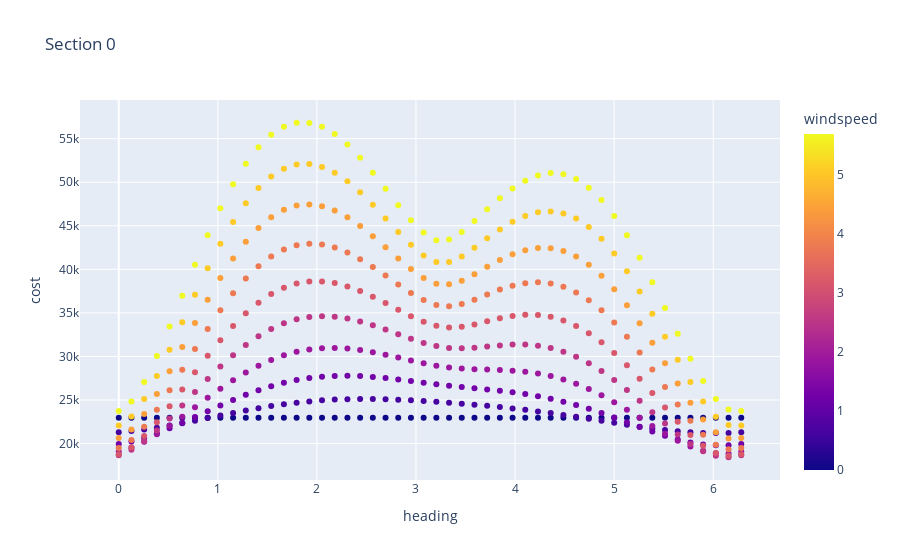
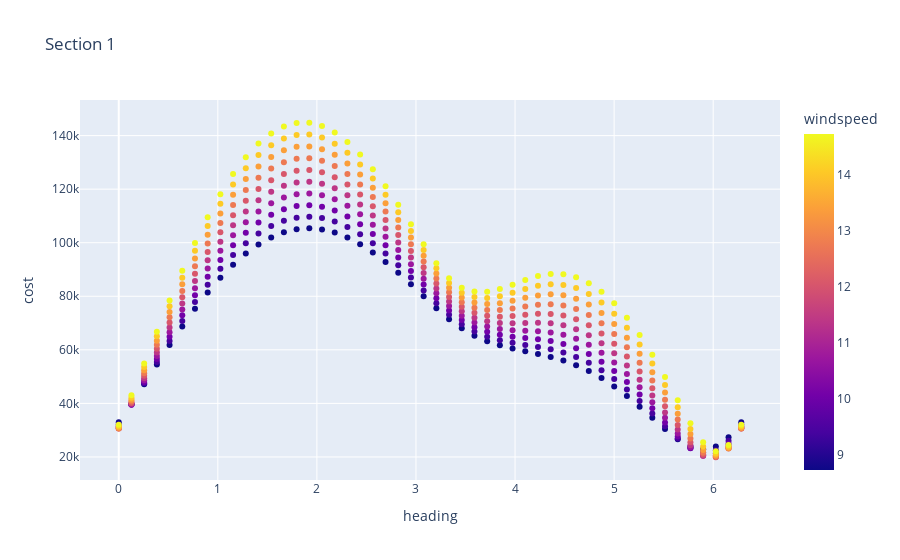
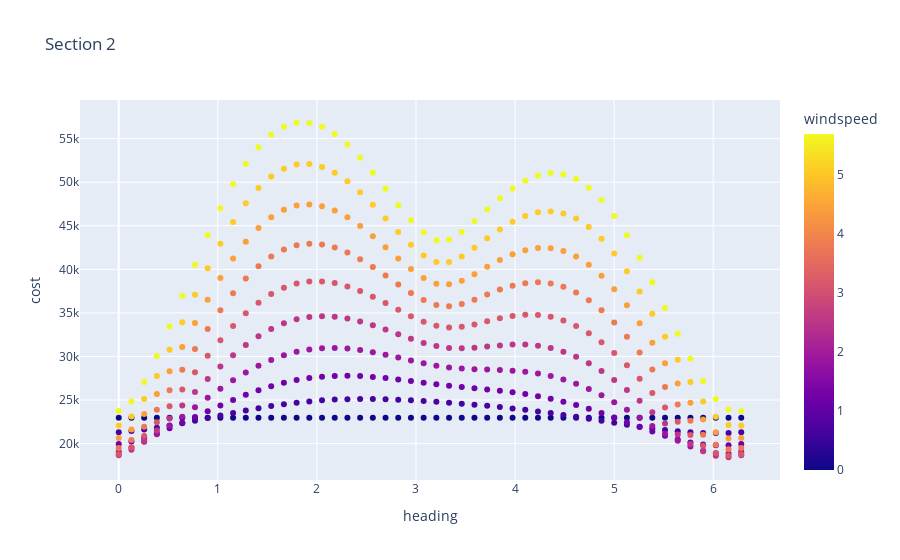

Notebook code cell kept with these figures, in order:
### Code cell
import numpy as np
import pandas as pd

for i, wind in enumerate(winds):
    heads = np.linspace(0.0, 2 * np.pi, 50)
    mags = np.linspace(max(0.0, wind.x[1] - 3.0), wind.x[1] + 3.0, 10)

    errs = [(mag, head, get_wind_error([head, mag, wind.x[2]], secs[i])) for head in heads for mag in mags]
    df = pd.DataFrame(errs, columns=["windspeed", "heading", "cost"])
    px.scatter(df, x="heading", y="cost", color="windspeed", title="Section {}".format(i)).show()

### Figure 1 — Plotly figure (JSON) as saved in the notebook; plotly's stock layout.template omitted (floating-point values rounded to 4 significant figures; data arrays with more than 128 entries replaced by an {"elided": "..."} marker saying what was removed)
{"data": [{"hovertemplate": "heading=%{x}<br>cost=%{y}<br>windspeed=%{marker.color}<extra></extra>", "legendgroup": "", "marker": {"color": {"elided": "500 float values"}, "coloraxis": "coloraxis", "symbol": "circle"}, "mode": "markers", "name": "", "orientation": "v", "showlegend": false, "type": "scatter", "x": {"elided": "500 float values"}, "xaxis": "x", "y": {"elided": "500 float values"}, "yaxis": "y"}], "layout": {"coloraxis": {"colorbar": {"title": {"text": "windspeed"}}, "colorscale": [[0, "#0d0887"], [0.1111, "#46039f"], [0.2222, "#7201a8"], [0.3333, "#9c179e"], [0.4444, "#bd3786"], [0.5556, "#d8576b"], [0.6667, "#ed7953"], [0.7778, "#fb9f3a"], [0.8889, "#fdca26"], [1, "#f0f921"]]}, "legend": {"tracegroupgap": 0}, "title": {"text": "Section 0"}, "xaxis": {"anchor": "y", "domain": [0, 1], "title": {"text": "heading"}}, "yaxis": {"anchor": "x", "domain": [0, 1], "title": {"text": "cost"}}}}

### Figure 2 — Plotly figure (JSON) as saved in the notebook; plotly's stock layout.template omitted (floating-point values rounded to 4 significant figures; data arrays with more than 128 entries replaced by an {"elided": "..."} marker saying what was removed)
{"data": [{"hovertemplate": "heading=%{x}<br>cost=%{y}<br>windspeed=%{marker.color}<extra></extra>", "legendgroup": "", "marker": {"color": {"elided": "500 float values"}, "coloraxis": "coloraxis", "symbol": "circle"}, "mode": "markers", "name": "", "orientation": "v", "showlegend": false, "type": "scatter", "x": {"elided": "500 float values"}, "xaxis": "x", "y": {"elided": "500 float values"}, "yaxis": "y"}], "layout": {"coloraxis": {"colorbar": {"title": {"text": "windspeed"}}, "colorscale": [[0, "#0d0887"], [0.1111, "#46039f"], [0.2222, "#7201a8"], [0.3333, "#9c179e"], [0.4444, "#bd3786"], [0.5556, "#d8576b"], [0.6667, "#ed7953"], [0.7778, "#fb9f3a"], [0.8889, "#fdca26"], [1, "#f0f921"]]}, "legend": {"tracegroupgap": 0}, "title": {"text": "Section 1"}, "xaxis": {"anchor": "y", "domain": [0, 1], "title": {"text": "heading"}}, "yaxis": {"anchor": "x", "domain": [0, 1], "title": {"text": "cost"}}}}

### Figure 3 — Plotly figure (JSON) as saved in the notebook; plotly's stock layout.template omitted (floating-point values rounded to 4 significant figures; data arrays with more than 128 entries replaced by an {"elided": "..."} marker saying what was removed)
{"data": [{"hovertemplate": "heading=%{x}<br>cost=%{y}<br>windspeed=%{marker.color}<extra></extra>", "legendgroup": "", "marker": {"color": {"elided": "500 float values"}, "coloraxis": "coloraxis", "symbol": "circle"}, "mode": "markers", "name": "", "orientation": "v", "showlegend": false, "type": "scatter", "x": {"elided": "500 float values"}, "xaxis": "x", "y": {"elided": "500 float values"}, "yaxis": "y"}], "layout": {"coloraxis": {"colorbar": {"title": {"text": "windspeed"}}, "colorscale": [[0, "#0d0887"], [0.1111, "#46039f"], [0.2222, "#7201a8"], [0.3333, "#9c179e"], [0.4444, "#bd3786"], [0.5556, "#d8576b"], [0.6667, "#ed7953"], [0.7778, "#fb9f3a"], [0.8889, "#fdca26"], [1, "#f0f921"]]}, "legend": {"tracegroupgap": 0}, "title": {"text": "Section 2"}, "xaxis": {"anchor": "y", "domain": [0, 1], "title": {"text": "heading"}}, "yaxis": {"anchor": "x", "domain": [0, 1], "title": {"text": "cost"}}}}
